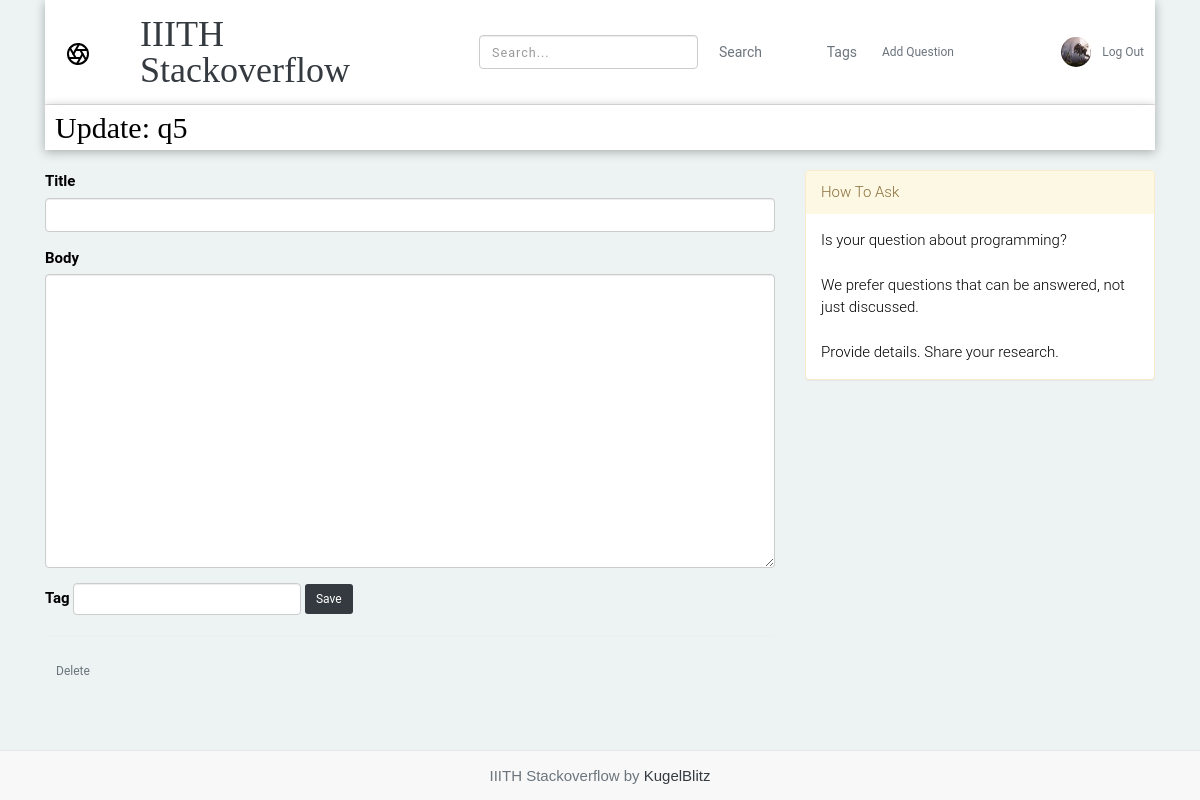
/6/update (signed in), run on the app's committed database.
### tables this page shows
CREATE TABLE user (
  id INTEGER PRIMARY KEY AUTOINCREMENT,
  username TEXT UNIQUE NOT NULL,
  email TEXT UNIQUE NOT NULL,
  password TEXT NOT NULL,
  description VARCHAR(100) NULL,
  reputation INTEGER DEFAULT 0,
  profile_picture VARCHAR(256) DEFAULT NULL
);

CREATE TABLE post (
  qid INTEGER PRIMARY KEY AUTOINCREMENT,
  author_id INTEGER NOT NULL,
  created TIMESTAMP NOT NULL DEFAULT CURRENT_TIMESTAMP,
  upvotes INTEGER NULL DEFAULT 0,
  title TEXT NOT NULL,
  body TEXT NOT NULL,
  bestAnswer INTEGER NULL DEFAULT -1,
  accepted BIT NULL DEFAULT 0,
  FOREIGN KEY (author_id) REFERENCES user (id)
);

### flaskr/question.py (the view, shortened to what this page needs)
@bp.route('/<int:id>/update', methods=('GET', 'POST'))
@login_required
def update(id):
    post = get_question(id)
    return render_template('question/update.html', post=post)

### flaskr/auth.py (called while the page is built)
@bp.before_app_request
def load_logged_in_user():
    user_id = session.get('user_id')
    if user_id is None:
        g.user = None
    else:
        g.user = get_db().execute(
            'SELECT * FROM user WHERE id = ?', (user_id,)
        ).fetchone()

def login_required(view):
    @functools.wraps(view)
    def wrapped_view(**kwargs):
        if g.user is None:
            return redirect(url_for('auth.login'))
        return view(**kwargs)
    return wrapped_view

### flaskr/db.py (called while the page is built)
def get_db():
    if 'db' not in g:
        g.db = sqlite3.connect(
            current_app.config['DATABASE'],
            detect_types=sqlite3.PARSE_DECLTYPES
        )
        g.db.row_factory = sqlite3.Row
    return g.db

### flaskr/question.py (called while the page is built)
def get_question(id, check_author=True):
    post = get_db().execute(
        'SELECT qid, title, body, created, author_id, username'
        ' FROM post p JOIN user u ON p.author_id = u.id'
        ' WHERE qid = ?',
        (id,)
    ).fetchone()
    if post is None:
        abort(404, "Post id {0} doesn't exist.".format(id))
    if check_author and post['author_id'] != g.user['id']:
        abort(403)
    return post

### flaskr/templates/question/update.html (shortened to what this page needs)
{% extends 'base.html' %}
{% block header %}
  <h3 style="margin-left: 10px; font-family: Playfair Display">{% block title %}Update: {{ post['title'] }}{% endblock %}</h3>
{% endblock %}
{% block content %}
<div class="row" style="margin-top: 20px; margin-bottom: 20px">
    <div class="col-md-8">
  <form method="post">
   <div class="form-group">
        <label for="title">Title</label>
        <input type="text" class="form-control" name="title" id="title" value="{{ request.form['title'] }}" required>
    </div>
    <div class="form-group">
        <label for="body" >Body</label>
        <textarea class="form-control" id="body" rows="14" name="body">{{ request.form['body'] }}</textarea>
    </div>
    <div class="form-group">
        <label for="tag">Tag</label>
        <button type="submit" class="btn btn-sm btn-dark">Save</button>
        </div>
  </form>
  <hr>
  <form action="{{ url_for('question.delete', id=post['qid']) }}" method="post">
    <button class="btn btn-sm btn-outline-secondary danger" type="submit" value="Delete" onClick="return confirm('Are you sure?');">Delete</button>
  </form>
</div>
<div class="col-md-4">
    <div class="panel-group">
        <div class="panel panel-warning">
            <div class="panel-heading">How To Ask</div>
          <div class="panel-body">Is your question about programming?<br><br>
              We prefer questions that can be answered, not just discussed.<br><br>
              Provide details. Share your research.
              </div>
        </div>
      </div>
</div>
</div>
{% endblock %}
{% block footer %}
{{super()}}
{% endblock %}

### flaskr/templates/base.html (shortened to what this page needs)
<!doctype html>
    <link rel="stylesheet" href="https://use.fontawesome.com/releases/v5.5.0/css/all.css">
    <link rel="stylesheet" href="https://maxcdn.bootstrapcdn.com/bootstrap/4.0.0/css/bootstrap.min.css"
>
    <link type="text/css" rel="stylesheet" href="{{ url_for('static', filename='css/style.css') }}">
<link rel="stylesheet" href="{{ url_for('static', filename='css/style.css') }}">
<link rel="stylesheet" href="https://cdnjs.cloudflare.com/ajax/libs/twitter-bootstrap/3.3.7/css/bootstrap.min.css">
<link rel="stylesheet" href="https://cdnjs.cloudflare.com/ajax/libs/bootstrap-tagsinput/0.8.0/bootstrap-tagsinput.css">
<link rel="stylesheet" href="{{ url_for('static', filename='css/bootstrap-tagsinput.css') }}">
<link href="{{ url_for('static', filename='css/styles.css') }}" rel="stylesheet">
<link href="{{ url_for('static', filename='css/responsive.css') }}" rel="stylesheet">
<link href="{{ url_for('static', filename='css/w3.css') }}" rel="stylesheet">
<link href="{{ url_for('static', filename='css/single-post-2/css/styles.css') }}" rel="stylesheet">	<link href="single-post-2/css/responsive.css" rel="stylesheet">
<link media="all" rel="stylesheet" href="https://code.ionicframework.com/ionicons/2.0.1/css/ionicons.min.css" />
<body>
    <div class="container">
        <header class="blog-header py-3">
            <div class="row flex-nowrap justify-content-between align-items-center">
                <div class="col-sm-1 pt-1">
                </div>
                <div class="col-sm-3 text-left">
                    <a class="blog-header-logo text-dark" href="{{ url_for('question.index')}}">IIITH Stackoverflow</a>
                </div>
                <div class="col-4 d-flex justify-content-end align-items-right">
                    <form class="form-inline my-0 my-sm-0" method="post" action="/search">
                         <input class="form-control mr-sm-2" type="search" placeholder="Search..." aria-label="Search" name="pattern">
                        <button class="btn btn-outline-secondary" type="submit">Search</button>
                    </form>
                </div>
                <div class="col-1 d-flex justify-content-end align-items-left">
                    <form class="form-inline my-0 my-sm-0" method="get" action="/tags">
                         <button class="btn btn-outline-secondary" type="submit">Tags</button>
                    </form>
                </div>
                {% if g.user %}
                <div class="col-sm-1 d-flex justify-content-end align-items-right">
                    <form action="/create">
                      <button type="submit" class="btn btn-sm btn-outline-secondary">Add Question</button>
                      </form>
                </div>
                <div class="col-sm-2 d-flex justify-content-end align-items-left">
                    <div class="avatar-area">
                        <a class="avatar" href="{{ url_for('auth.profile',id=g.user['id']) }}"><img style="height:30px; width:30px; border-radius:50%" src="{{ url_for('static', filename=g.user['profile_picture'])}}"></a>
                    </div>
                    <form action="/auth/logout">
                       <button type="submit" class="btn btn-sm btn-outline-secondary">Log Out</button>
                    </form>
                </div>
                {% endif %}
            </div>
        </header>
    </div>
    <div class="container">
    <section class="content">
        <header>
          {% block header %}{% endblock %}
        </header>
        {% block content %}{% endblock %}
      </section>
    </div>
    {% block footer %}
    <p>&nbsp; &nbsp;</p>
    <p>&nbsp; &nbsp;</p>
            <footer class="navbar navbar-default navbar-fixed-bottom">
    <p class="text-muted" align="center">IIITH Stackoverflow by <a href="{{url_for('question.about')}}" class="text-dark">KugelBlitz</a></p>
</footer>
{% endblock %}
</body>
</html>

### flaskr/static/css/style.css (style rules this page uses)
.blog-header { line-height: 1; border-bottom: 1px solid #e5e5e5; }
.blog-header-logo { font-family: "Playfair Display", serif; font-size: 2.25rem; }
h1, h2, h3, h4, h5, h6 { font-family: "Playfair Display", Georgia, "Times New Roman", serif; }

### flaskr/static/css/styles.css (style rules this page uses)
body { font-size: 15px; font-family: 'Roboto', sans-serif; width: 100%; height: 80%; margin: 0; font-weight: 300; -webkit-font-smoothing: antialiased; -moz-osx-font-smoothing: grayscale; word-wrap: break-word; background: #EDF3F3; color: #000; }
h1, h2, h3, h4, h5, h6, p, a, ul, span, li, img { margin: 0; padding: 0; font-weight: 300; }
h1,h2,h3,h4,h5,h6 { line-height: 1.5; }
p { line-height: 1.6; font-family: 'Maven Pro', sans-serif; font-weight: 400; color: #444; }
h3 { font-size: 2em; }
a, button { display: inline-block; text-decoration: none; color: inherit; transition: all .3s; }
img { width: 100%; }
header { font-weight: 400; }
header { overflow: hidden; background: #fff; box-shadow: 0px 2px 10px rgba(0,0,0, .3); }
footer { padding: 70px 0 30px; background: #fff; }

### flaskr/static/css/w3.css (style rules this page uses)
*,*:before,*:after { box-sizing:inherit }
body { margin:0 }
article,aside,details,figcaption,figure,footer,header,main,menu,nav,section,summary { display:block }
a { background-color:transparent;-webkit-text-decoration-skip:objects }
img { border-style:none }
svg:not(:root) { overflow:hidden }
hr { box-sizing:content-box;height:0;overflow:visible }
button,input,select,textarea { font:inherit;margin:0 }
button,input { overflow:visible }
button,select { text-transform:none }
button,html [type=button],[type=reset],[type=submit] { -webkit-appearance:button }
textarea { overflow:auto }
[type=search] { -webkit-appearance:textfield;outline-offset:-2px }
html,body { font-family:Verdana,sans-serif;font-size:15px;line-height:1.5 }
h3 { font-size:24px }
h1,h2,h3,h4,h5,h6 { font-family:"Segoe UI",Arial,sans-serif;font-weight:400;margin:10px 0 }
hr { border:0;border-top:1px solid #eee;margin:20px 0 }
img { vertical-align:middle }
a { color:inherit }

### flaskr/static/css/single-post-2/css/styles.css (style rules this page uses)
body { font-size: 15px; font-family: 'Roboto', sans-serif; width: 100%; height: 100%; margin: 0; font-weight: 300; -webkit-font-smoothing: antialiased; -moz-osx-font-smoothing: grayscale; word-wrap: break-word; background: #EDF3F3; color: #000; }
h1, h2, h3, h4, h5, h6, p, a, ul, span, li, img { margin: 0; padding: 0; font-weight: 300; }
h1,h2,h3,h4,h5,h6 { line-height: 1.5; }
p { line-height: 1.6; font-family: 'Maven Pro', sans-serif; font-weight: 400; color: #444; }
h3 { font-size: 2em; }
a, button { display: inline-block; text-decoration: none; color: inherit; transition: all .3s; }
img { width: 100%; }
header { font-weight: 400; }
header { overflow: hidden; background: #fff; box-shadow: 0px 2px 10px rgba(0,0,0, .3); }
footer { padding: 70px 0 30px; margin-top: 40px; background: #fff; }

### data on the page
user: profile_picture (picture)
post: title "q5"
